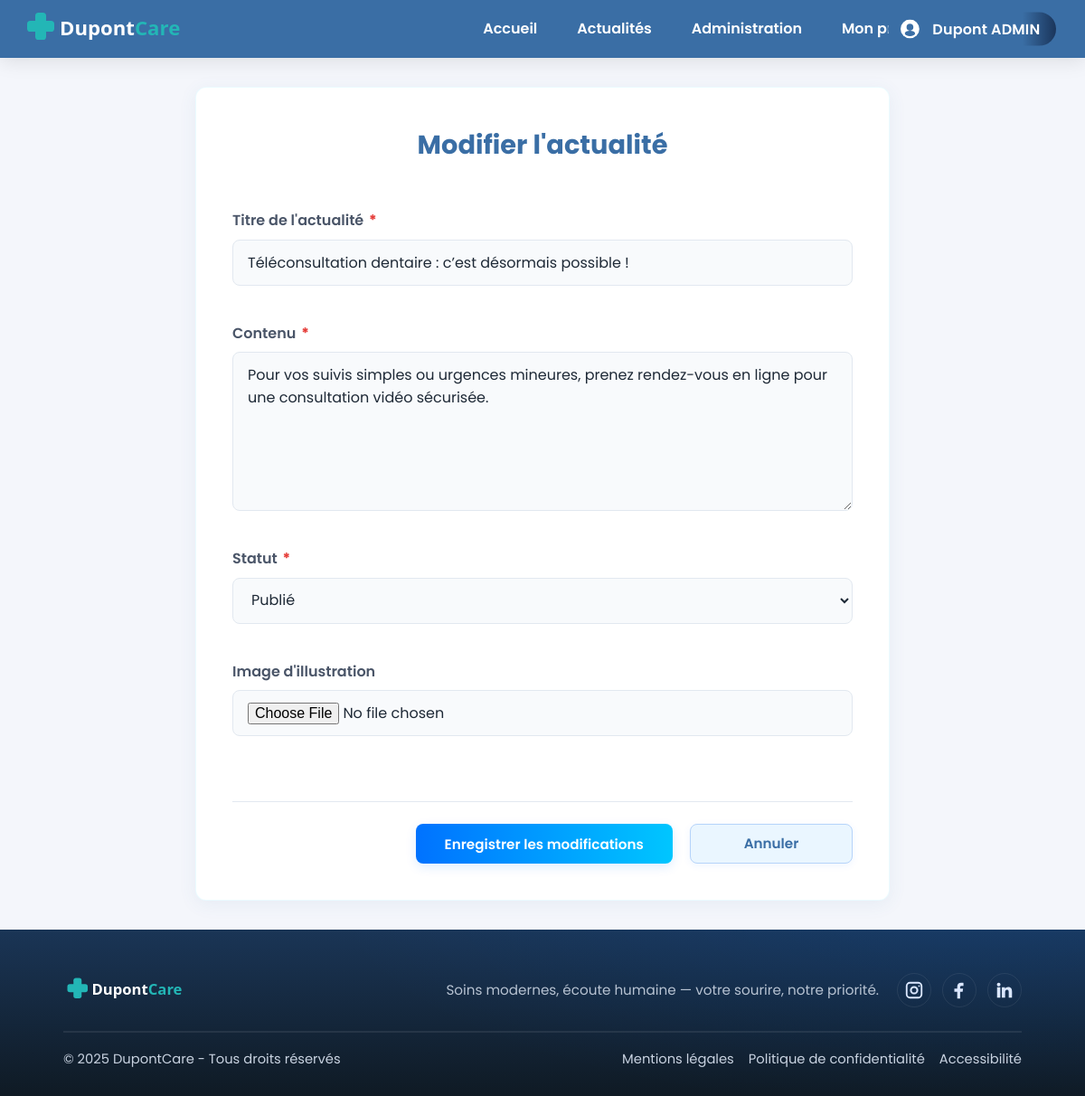
Page /index.php?page=actus&action=edit&id=5 (signed in) on the earlier database version.
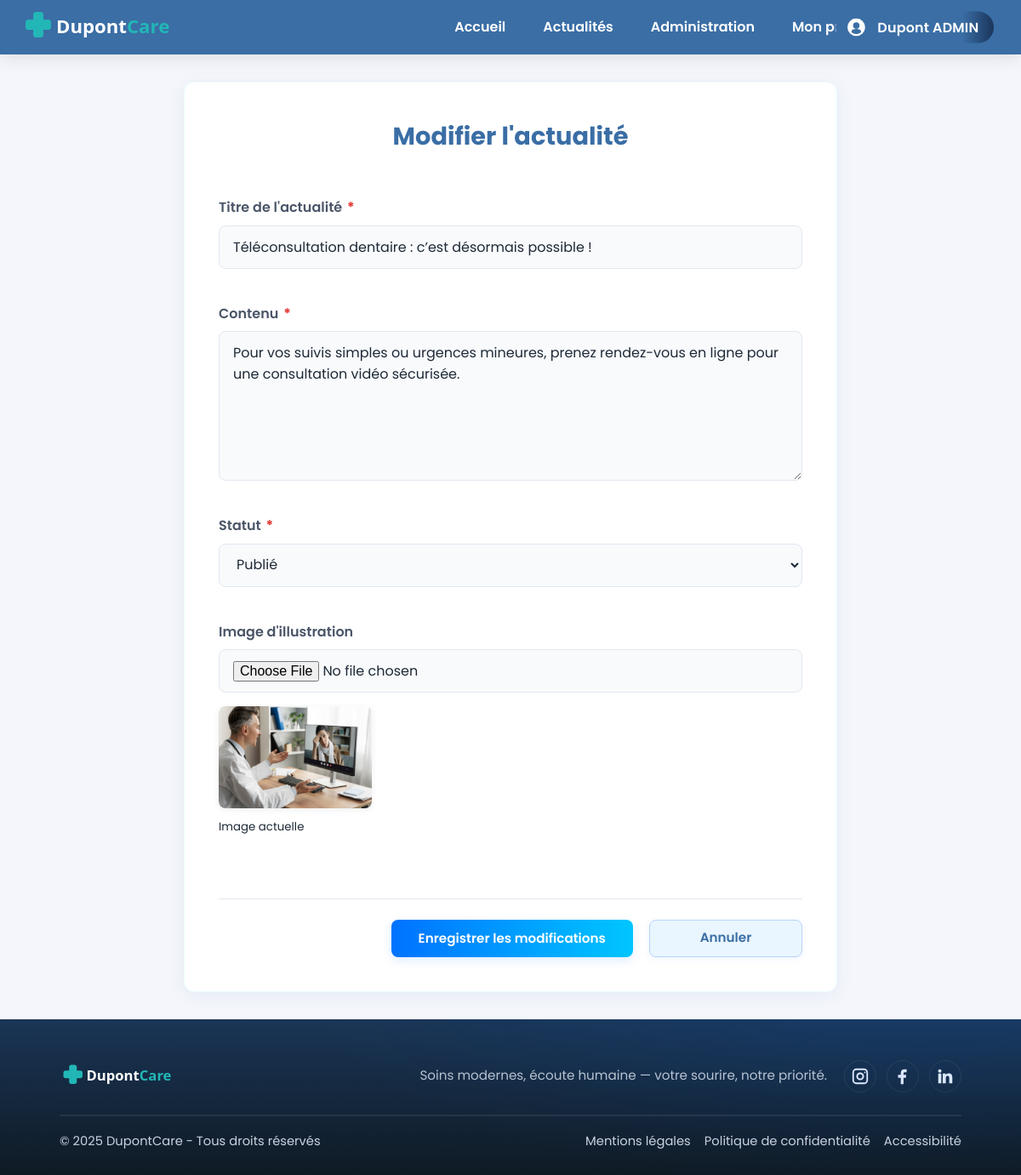
Same page on the later database version.
### tables this page shows
CREATE TABLE `actualite` (
  `id` int(10) UNSIGNED NOT NULL,
  `auteur_id` int(10) UNSIGNED NOT NULL,
  `titre` varchar(200) NOT NULL,
  `contenu` mediumtext NOT NULL,
  `date_publication` datetime DEFAULT NULL,
  `statut` enum('BROUILLON','PUBLIE','ARCHIVE') NOT NULL DEFAULT 'BROUILLON',
  `image` varchar(255) DEFAULT NULL
);

### app/controllers/ActusController.php (called while the page is built, shortened)
<?php
class ActusController {
    private $actuModel;
    public function __construct() {
        $this->actuModel = new ActuModel();
    }
    public function edit($id) {
        $actu = $this->actuModel->getActuByIdAdmin($id);
        require_once 'app/views/actu-update.php';
    }
}

### app/core/App.php (called while the page is built, shortened)
<?php
class App {
    public function run() {
        $action = $_GET['action'] ?? 'index';
        $method = $action;
        $params = [];
        if (isset($_GET['id'])) {
            $params[] = $_GET['id'];
        }
        try {
            $controller = new $controllerClass();
            call_user_func_array([$controller, $method], $params);
        } catch (\Exception $e) {
            error_log("Exception détaillée: " . $e->getMessage());
            error_log("Fichier: " . $e->getFile() . " ligne " . $e->getLine());
            error_log("Stack trace: " . $e->getTraceAsString());
            http_response_code(404);
            include __DIR__ . '/../views/error/404.php';
        }
    }
}

### index.php (called while the page is built, shortened)
<?php
spl_autoload_register(function ($class) {
    $path = __DIR__ . '/' . str_replace('\\', '/', $class) . '.php';
});
$app = new App();
$app->run();

### app/models/database.php (called while the page is built, shortened)
<?php
class Database {
    private static $instance = null;
    private $connection;
    private function __construct() {
        $host = 'localhost';
        $dbname = 'bdd_dupont';
        $user = 'root';
        $pass = '';
        $options = [
            PDO::ATTR_ERRMODE => PDO::ERRMODE_EXCEPTION,
            PDO::ATTR_DEFAULT_FETCH_MODE => PDO::FETCH_ASSOC,
            PDO::MYSQL_ATTR_INIT_COMMAND => 'SET NAMES utf8mb4'
        ];
        try {
            $this->connection = new PDO(
                "mysql:host=$host;dbname=$dbname",
                $user,
                $pass,
                $options
            );
        } catch (PDOException $e) {
            die('Erreur connexion BDD : ' . $e->getMessage());
        }
    }
    public function prepare($sql) {
        return $this->connection->prepare($sql);
    }
    public static function getInstance() {
        if (self::$instance === null) {
            self::$instance = new self();
        }
        return self::$instance;
    }
}

### app/core/Model.php (called while the page is built, shortened)
<?php
abstract class Model {
    public function __construct() {
        $this->db = Database::getInstance();
    }
}

### app/models/ActuModel.php (called while the page is built, shortened)
<?php
class ActuModel extends Model {
    public function getActuByIdAdmin($id) {
        $sql = "SELECT a.*, u.nom as auteur_nom, u.prenom as auteur_prenom
                FROM actualite a
                JOIN utilisateur u ON a.auteur_id = u.id
                WHERE a.id = ?";
        $stmt = $this->db->prepare($sql);
        $stmt->execute([$id]);
        return $stmt->fetch();
    }
}

### app/views/actu-update.php (the view, shortened to what this page needs)
<?php
include __DIR__ . '/templates/header.php';
?>
<main>
  <section class="actu-create-section">
    <form class="actu-create-form" method="post" enctype="multipart/form-data" action="index.php?page=actus&action=edit&id=<?php echo htmlspecialchars($actu['id']); ?>">
      <h2>Modifier l'actualité</h2>
      <div class="actu-create-field">
        <label for="titre">Titre de l'actualité <span class="required-star">*</span></label>
        <input type="text" id="titre" name="titre" required value="<?php echo htmlspecialchars($actu['titre'] ?? ''); ?>" />
      </div>
      <div class="actu-create-field">
        <label for="contenu">Contenu <span class="required-star">*</span></label>
        <textarea id="contenu" name="contenu" rows="6" required><?php echo htmlspecialchars($actu['contenu'] ?? ''); ?></textarea>
      </div>
      <div class="actu-create-field">
        <label for="statut">Statut <span class="required-star">*</span></label>
        <select id="statut" name="statut" required>
          <option value="PUBLIE" <?php echo ($actu['statut'] === 'PUBLIE') ? 'selected' : ''; ?>>Publié</option>
        </select>
      </div>
      <div class="actu-create-field">
        <label for="image">Image d'illustration</label>
        <input type="file" id="image" name="image" accept="image/*">
        <?php if (!empty($actu['image'])): ?>
          <div style="margin-top:0.5em;">
            <img src="/cabinetdupont/public/uploads/<?php echo htmlspecialchars($actu['image']); ?>" alt="Image actuelle" style="max-width:180px;max-height:120px;border-radius:8px;box-shadow:0 2px 8px #0001;">
            <br><small>Image actuelle</small>
          </div>
        <?php endif; ?>
      </div>
      <div class="actu-btn-row">
        <button type="submit" class="btn-actu-create">Enregistrer les modifications</button>
        <a href="index.php?page=admin" class="btn-actu-cancel">Annuler</a>
      </div>
    </form>
  </section>
</main>
<?php
include __DIR__ . '/templates/footer.php';
?>

Differences in the rows shown:
changed actualite "Téléconsultation dentaire : c’est désormais possible !": image: picture added
Other differences:
text now shown: "Image actuelle"
